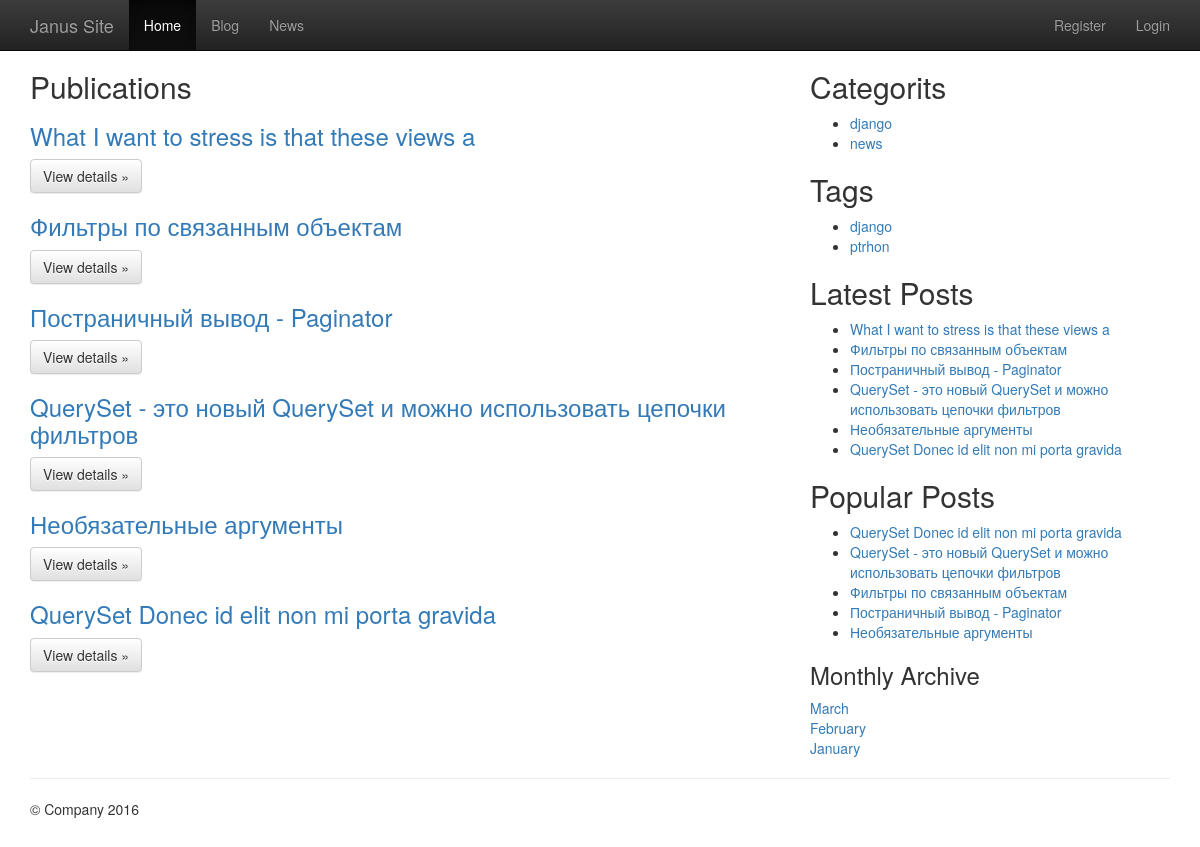
Screenshot of /blog/ with the database file from the repository.
### blog/models.py (models this page shows, shortened)
@python_2_unicode_compatible
class Article(models.Model):
    ARTICLE_STATUS = (
        ('D', 'Not Reviewed'),
        ('P', 'Published'),
        ('E', 'Expired'),
    )
    title = models.CharField(max_length=100, unique=True)
    slug = models.SlugField(max_length=100, unique=True, verbose_name='slug')
    status = models.IntegerField(default=0)
    content = models.TextField()
    status = models.CharField(max_length=1, choices=ARTICLE_STATUS, default='D')
    category = models.ForeignKey(Category, verbose_name="the related category")
    tags = models.ManyToManyField(Tag, verbose_name="the related tags", related_name="keyword_set", blank=True)
    views = models.IntegerField(default=0)
    publish_date = models.DateTimeField(auto_now=True, editable=False, help_text="Please use the following format: <em>YYYY-MM-DD</em>.")
    created_date = models.DateTimeField(auto_now_add=True, editable=False)
    def was_published_recently(self):
        return self.publish_date >= timezone.now() - datetime.timedelta(days=1)
    was_published_recently.admin_order_field = 'publish_date'
    was_published_recently.boolean = True
    was_published_recently.short_description = 'Published recently?'

class Category(models.Model):
    name = models.CharField(max_length=100)
    slug = models.SlugField(max_length=100, unique=True, verbose_name='slug')
    description = models.TextField(max_length=4096)

class Tag(models.Model):
    name = models.CharField(max_length=100, unique=True)
    slug = models.SlugField(max_length=100, unique=True, verbose_name='slug')

### blog/views.py (the view)
def index(request):
    blog_list = Article.objects.order_by('-publish_date')
    category_list = Category.objects.order_by('name')
    tags_name = Tag.objects.order_by('name')
    context = {'categories_list':category_list, 'blog_list': blog_list , 'tags_name':tags_name, 'months':monthly_archive_list()}
    return render(request, 'blog/index.html', context)

### blog/templatetags/latest_posts.py (called while the page is built)
@register.inclusion_tag('blog/_latest_posts.html') # регистрируем тег и подключаем шаблон _latest_posts
def latest_posts():
    posts = Article.objects.order_by('-publish_date').filter(status='P')[:6]
    return locals()

### blog/templatetags/popular_posts.py (called while the page is built)
@register.inclusion_tag('blog/_popular_posts.html') # регистрируем тег и подключаем шаблон _popular_posts
def popular_posts():
    posts = Article.objects.filter(views__gte=5).filter(status='P')[:6]
    return locals()

### blog/views.py (called while the page is built)
def monthly_archive_list():
    if not Article.objects.count(): return []
    year, month = time.localtime()[:2]
    first = Article.objects.order_by("created_date")[0]
    fyear = first.created_date.year
    fmonth = first.created_date.month
    months = []
    for y in range(year, fyear-1, -1):
        start, end = 12, 0
        if y == year: start = month
        if y == fyear: end = fmonth-1
        for m in range(start, end, -1):
            months.append((y, m, month_name[m]))
    return months

### templates/blog/index.html (shortened to what this page needs)
{% extends "blog/layout.html" %}
        {% block content %}
        <div class="row">
          <div class="col-md-8">
          {% block main %}
            <h2>Publications</h2>
              {% if blog_list %}
                {% for item in blog_list %}
                  <h3><a href ="{% url 'blog:detail' item.slug %}">{{ item.title }}</a></h3>
                    <p><a class="btn btn-default" href="{% url 'blog:detail' item.slug %}" role="button">View details &raquo;</a></p>
                {% endfor %}
              {% else %}
                <li>Sorry, no items in this list.</li>
             {% endif %}
          {% endblock main %}
          </div>
           <div class="col-md-4">
             {% block aside %}
                {{ block.super }}
             {% endblock aside %}
           </div>
         </div>
        {% endblock content %}

### templates/blog/layout.html (shortened to what this page needs)
{% extends "base.html" %}
{% load latest_posts popular_posts %}
      {% block content %}
            {% block aside %}
                   <h2>Categorits</h2>
                  {% if categories_list %}
                    <ul>
                        {% for category in categories_list %}
                        <li><a href ="{% url 'blog:category' category.slug %}">{{ category.name }}</a></li>
                        {% endfor %}
                    </ul>
                    {% else %}
                    <strong>There are no categories present.</strong>
                  {% endif %}
                  <h2>Tags</h2>
                  {% if tags_name %}
                    <ul>
                        {% for tag in tags_name %}
                        <li><a href ="">{{ tag.name }}</a></li>
                        {% endfor %}
                    </ul>
                    {% else %}
                        <strong>There are no tags present.</strong>
                    {% endif %}
                  <h2>Latest Posts</h2>
                  <div>
                      {% latest_posts %}
                  </div>
                  <h2>Popular Posts</h2>
                  <div>
                      {% popular_posts %}
                  </div>
                  <h3>Monthly Archive</h3>
                  <div>
                      {% for month in months %}
                           <a href="{% url 'blog:archive' month.0 month.1 %}">{{ month.2 }}</a> <br />
                      {% endfor %}
                  </div>
            {% endblock aside %}
        {% endblock content %}

### templates/blog/_latest_posts.html
<ul>
  {% for p in posts %}
    <li><a href="{% url 'blog:detail' p.slug %}">{{ p.title }}</a>
  {% endfor %}
</ul>

### templates/blog/_popular_posts.html
<ul>
  {% for p in posts %}
    <li><a href="{% url 'blog:detail' p.slug %}">{{ p.title }}</a>
  {% endfor %}
</ul>

### templates/includes/header.html (style rules this page uses)
body { padding-top: 50px; padding-bottom: 20px; }

### rows the page displays
Article: title "What I want to stress is that these views a"
Article: title "Фильтры по связанным объектам"
Article: title "Постраничный вывод - Paginator"
Article: title "QuerySet - это новый QuerySet и можно использовать цепочки фильтров"
Article: title "Необязательные аргументы"
Article: title "QuerySet Donec id elit non mi porta gravida"
Category: name "django"
Category: name "news"
Tag: name "django"
Tag: name "ptrhon"

### other values shown
{{ month.2 }} "March" "February" "January"
